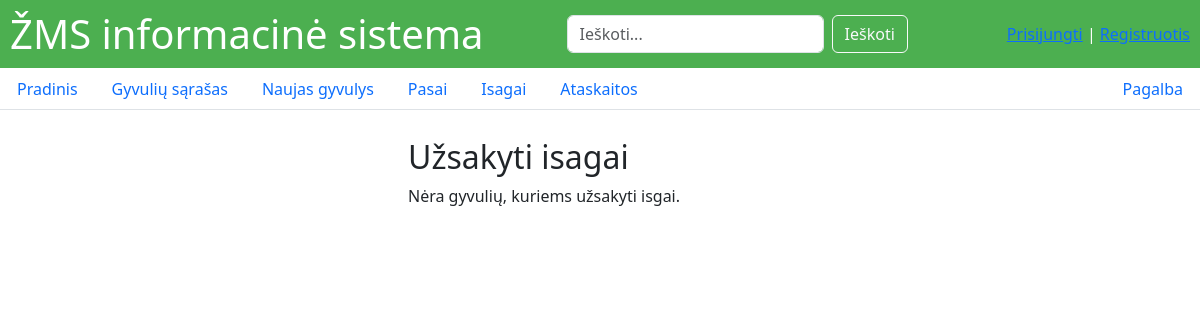
The page /ordered_isagai/ on the database as committed earlier.
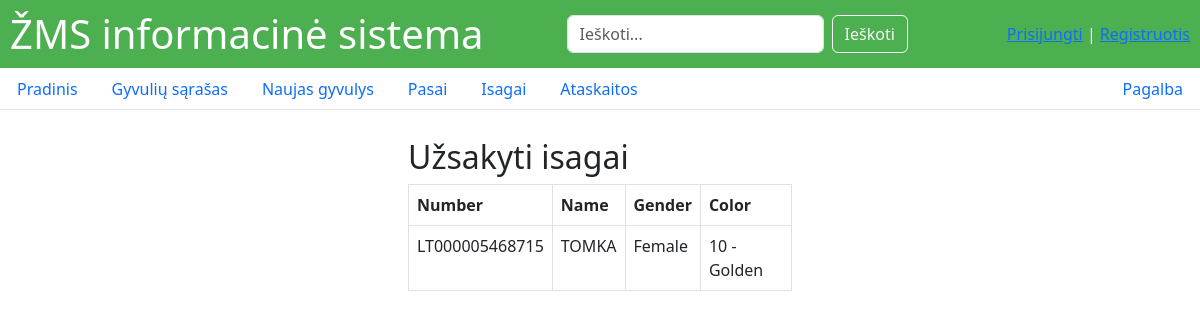
The same page on the database as committed later.
### main/models.py (models this page shows, shortened)
class Animal(models.Model):
    number = models.CharField(max_length=14,null=True, blank=True,unique=True)
    gender = models.CharField(max_length=10,null=True, blank=True, choices=[('male', 'Male'), ('female', 'Female')])
    color = models.CharField(max_length=50,choices=COLOR_CHOICES, blank=True, null=True)
    name = models.CharField(max_length=50, blank=True, null=True)
    weight = models.DecimalField(max_digits=6, decimal_places=2, blank=True, null=True)
    birth_date = models.DateField(blank=True, null=True)
    mother = models.ForeignKey(
        'self',
        on_delete=models.SET_NULL,
        null=True,
        blank=True,
        related_name='offspring'
    )
    has_isagai = models.BooleanField(default=False)
    has_passport = models.BooleanField(default=False)
    owner = models.ForeignKey(
        settings.AUTH_USER_MODEL,
        on_delete=models.CASCADE,
        related_name='animals',
        null=True, blank=True
    )

### main/views.py (the view)
# urls.py: path('ordered_isagai/', views.ordered_isagai, name='ordered_isagai'),
def ordered_isagai(request):
    ordered_animals = Animal.objects.filter(has_isagai=True)
    return render(request, 'main/ordered_isagai.html', {'animals': ordered_animals})

### templates/main/ordered_isagai.html
{% extends 'main/base.html' %}
{% block content %}
{% load static %}
<div class="mx-auto p-2" style="width: 400px;">
<h2>Užsakyti isagai</h2>
<table class="table table-bordered">
{% if animals %}
    <thead>
      <tr>
        <th>Number</th>
        <th>Name</th>
        <th>Gender</th>
        <th>Color</th>
      </tr>
    </thead>
    <tbody>
      {% for animal in animals %}
        <tr>
          <td>{{ animal.number }}</td>
          <td>{{ animal.name }}</td>
          <td>{{ animal.get_gender_display }}</td>
          <td>{{ animal.get_color_display }}</td>
        </tr>
      {% endfor %}
    </tbody>
  </table>
{% else %}
  <p>Nėra gyvulių, kuriems užsakyti isgai.</p>
{% endif %}
</div>
{% endblock %}

Rows that differ between the two databases and show on the page:
now on this page (row edited): Animal: number "LT000005468715", name "TOMKA", gender "Female", color "10 - Golden"
Other text that changed with them:
text no longer shown: "Nėra gyvulių, kuriems užsakyti isgai."
text now shown: "Number Name Gender Color"
